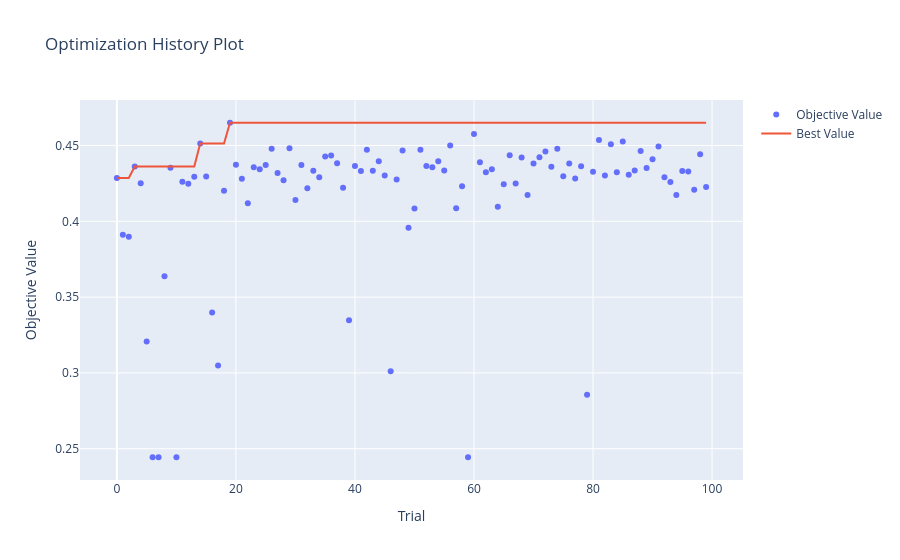
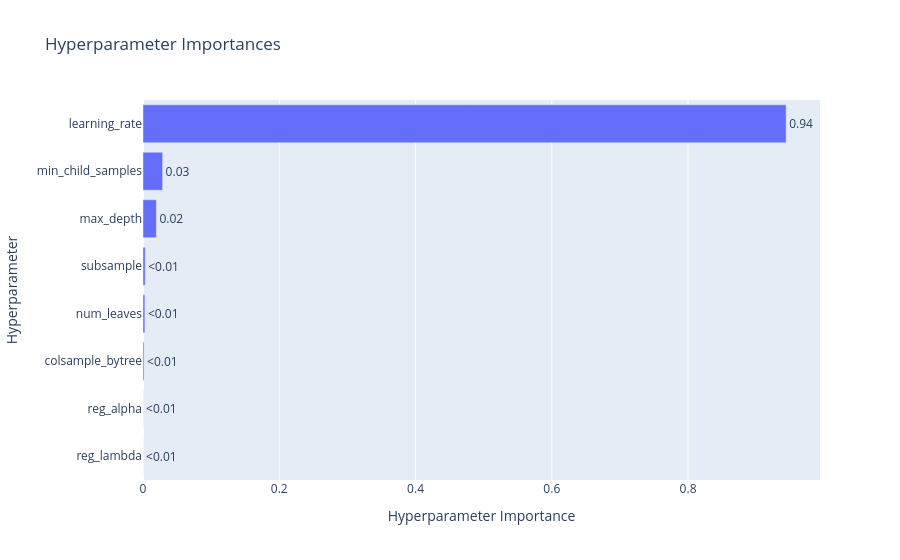
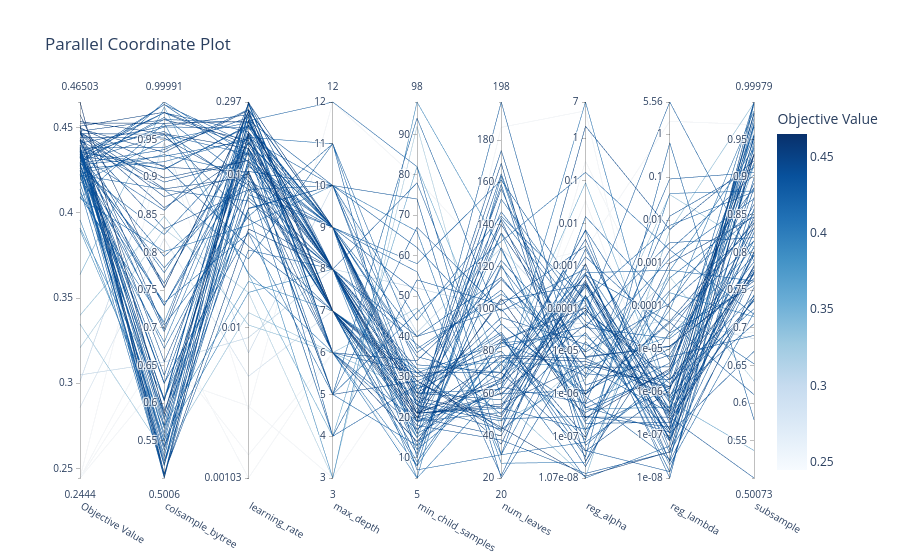

The notebook cell saved with these charts, in order:
### Markdown cell above
### 3.4 Visualizaciones de Optuna [0.2 Puntos]

Optuna provee visualizaciones interactivas para analizar el proceso de optimización.

**To-do:**
- [ ] Graficar el historial de optimización (`plot_optimization_history`).
- [ ] Graficar la importancia de hiperparámetros (`plot_param_importances`).
- [ ] Graficar una visualización del comportamiento de los hiperparámetros (`plot_parallel_coordinate`)

### Code cell
#### Código aquí ####
plot_optimization_history(study).show()
plot_param_importances(study).show()
plot_parallel_coordinate(study).show()
